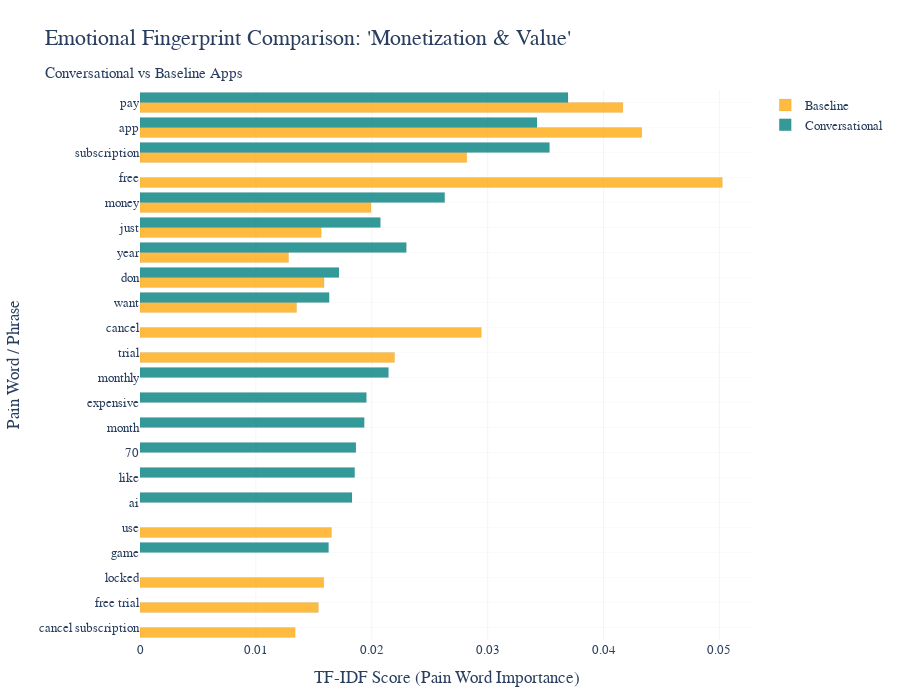

The code cell stored with this chart in its notebook:
### Code cell
def get_top_tfidf_words(docs, top_n=15):
    vectorizer = TfidfVectorizer(
        ngram_range=(1, 2), max_features=5000, stop_words="english"
    )
    tfidf_matrix = vectorizer.fit_transform(docs)
    avg_tfidf = tfidf_matrix.mean(axis=0).A1
    terms = vectorizer.get_feature_names_out()
    scores = pd.DataFrame({"term": terms, "tfidf": avg_tfidf})
    return scores.sort_values("tfidf", ascending=False).head(top_n)


# Filter Conversational dataset for theme and negative reviews (bottom 25%)
conv_monet = conv_df[conv_df["theme"] == "Monetization & Value"]
conv_monet_neg = conv_monet[
    conv_monet["sentiment_score"] <= conv_monet["sentiment_score"].quantile(0.25)
]

# Filter Baseline dataset for theme and negative reviews (bottom 25%)
base_monet = base_df[base_df["theme"] == "Monetization & Value"]
base_monet_neg = base_monet[
    base_monet["sentiment_score"] <= base_monet["sentiment_score"].quantile(0.25)
]

# Get top pain words TF-IDF scores
conv_pain = get_top_tfidf_words(conv_monet_neg["review_text"], top_n=15)
conv_pain["dataset"] = "Conversational"

base_pain = get_top_tfidf_words(base_monet_neg["review_text"], top_n=15)
base_pain["dataset"] = "Baseline"

# Combine for plotting
combined = pd.concat([conv_pain, base_pain])

# Sort combined dataframe for better visual ordering
combined_sorted = combined.sort_values(by="tfidf", ascending=True)

# Plot with Plotly Express
fig = px.bar(
    combined_sorted,
    x="tfidf",
    y="term",
    color="dataset",
    orientation="h",
    barmode="group",
    title="Emotional Fingerprint Comparison: 'Monetization & Value'<br><sub>Conversational vs Baseline Apps</sub>",
    height=700,
    color_discrete_map={
        "Conversational": "rgba(0, 128, 128, 0.8)",  # Teal
        "Baseline": "rgba(255, 165, 0, 0.75)",  # Soft Orange
    },
    labels={
        "tfidf": "TF-IDF Score (Pain Word Importance)",
        "term": "Pain Word / Phrase",
        "dataset": "App Type",
    },
)

fig.update_traces(
    marker_line_width=0.5,
    marker_line_color="rgba(0,0,0,0.1)",
    hovertemplate="<b>%{y}</b><br>%{x:.4f} TF-IDF<br>%{color}<extra></extra>",
)

fig.update_layout(
    font=dict(family="Segoe UI", size=14),
    title_font=dict(size=22),
    yaxis=dict(
        categoryorder="total ascending",
        tickfont=dict(size=13),
        gridcolor="rgba(200,200,200,0.1)",
    ),
    xaxis=dict(tickfont=dict(size=13), gridcolor="rgba(200,200,200,0.2)"),
    legend=dict(
        title=None,
        orientation="v",
        yanchor="top",
        y=1,
        xanchor="left",
        x=1.02,
        font=dict(size=13),
    ),
    plot_bgcolor="white",
    paper_bgcolor="white",
    margin=dict(l=100, r=120, t=90, b=60),
)

fig.show()

### Figure 1 — Plotly figure (JSON) as saved in the notebook; plotly's stock layout.template omitted (floating-point values rounded to 4 significant figures)
{"data": [{"alignmentgroup": "True", "hovertemplate": "<b>%{y}</b><br>%{x:.4f} TF-IDF<br>%{color}<extra></extra>", "legendgroup": "Baseline", "marker": {"color": "rgba(255, 165, 0, 0.75)", "line": {"color": "rgba(0,0,0,0.1)", "width": 0.5}, "pattern": {"shape": ""}}, "name": "Baseline", "offsetgroup": "Baseline", "orientation": "h", "showlegend": true, "textposition": "auto", "type": "bar", "x": [0.01282, 0.01339, 0.01351, 0.0154, 0.01564, 0.01586, 0.01588, 0.01652, 0.01993, 0.02197, 0.0282, 0.02945, 0.04167, 0.0433, 0.05025], "xaxis": "x", "y": ["year", "cancel subscription", "want", "free trial", "just", "locked", "don", "use", "money", "trial", "subscription", "cancel", "pay", "app", "free"], "yaxis": "y"}, {"alignmentgroup": "True", "hovertemplate": "<b>%{y}</b><br>%{x:.4f} TF-IDF<br>%{color}<extra></extra>", "legendgroup": "Conversational", "marker": {"color": "rgba(0, 128, 128, 0.8)", "line": {"color": "rgba(0,0,0,0.1)", "width": 0.5}, "pattern": {"shape": ""}}, "name": "Conversational", "offsetgroup": "Conversational", "orientation": "h", "showlegend": true, "textposition": "auto", "type": "bar", "x": [0.01627, 0.01632, 0.01717, 0.01829, 0.01852, 0.01863, 0.01935, 0.01954, 0.02074, 0.02144, 0.02298, 0.02629, 0.03425, 0.03533, 0.03693], "xaxis": "x", "y": ["game", "want", "don", "ai", "like", "70", "month", "expensive", "just", "monthly", "year", "money", "app", "subscription", "pay"], "yaxis": "y"}], "layout": {"barmode": "group", "font": {"family": "Segoe UI", "size": 14}, "height": 700, "legend": {"font": {"size": 13}, "orientation": "v", "title": {}, "tracegroupgap": 0, "x": 1.02, "xanchor": "left", "y": 1, "yanchor": "top"}, "margin": {"b": 60, "l": 100, "r": 120, "t": 90}, "paper_bgcolor": "white", "plot_bgcolor": "white", "title": {"font": {"size": 22}, "text": "Emotional Fingerprint Comparison: 'Monetization & Value'<br><sub>Conversational vs Baseline Apps</sub>"}, "xaxis": {"anchor": "y", "domain": [0, 1], "gridcolor": "rgba(200,200,200,0.2)", "tickfont": {"size": 13}, "title": {"text": "TF-IDF Score (Pain Word Importance)"}}, "yaxis": {"anchor": "x", "categoryorder": "total ascending", "domain": [0, 1], "gridcolor": "rgba(200,200,200,0.1)", "tickfont": {"size": 13}, "title": {"text": "Pain Word / Phrase"}}}}
